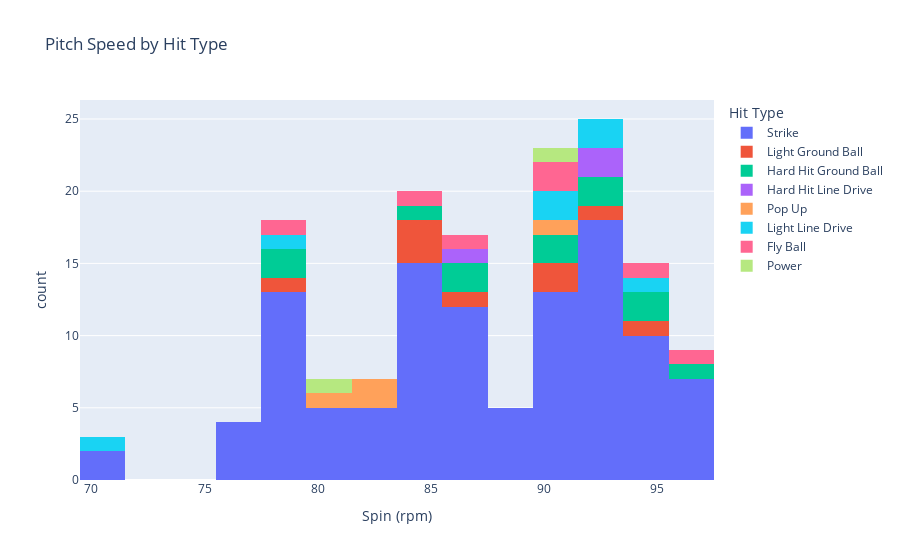

Notebook code for this chart:
### Markdown cell above
### Hit Type and Pitch Speed Histogram

### Code cell
fig = px.histogram(df, x="Pitch Speed", color="Hit Type", title="Pitch Speed by Hit Type")
fig.update_xaxes(title_text="Spin (rpm)")
fig.show()

### Figure 1 — Plotly figure (JSON) as saved in the notebook; plotly's stock layout.template omitted (floating-point values rounded to 4 significant figures)
{"data": [{"alignmentgroup": "True", "bingroup": "x", "hovertemplate": "Hit Type=Strike<br>Pitch Speed=%{x}<br>count=%{y}<extra></extra>", "legendgroup": "Strike", "marker": {"color": "#636efa", "pattern": {"shape": ""}}, "name": "Strike", "offsetgroup": "Strike", "orientation": "v", "showlegend": true, "type": "histogram", "x": [84, 79, 78, 79, 93, 93, 79, 95, 93, 81, 93, 92, 81, 86, 90, 92, 79, 78, 83, 83, 96, 78, 86, 71, 92, 90, 83, 86, 88, 94, 91, 85, 93, 95, 77, 78, 85, 89, 87, 77, 91, 95, 97, 86, 84, 85, 90, 84, 85, 91, 78, 86, 92, 80, 89, 93, 95, 90, 94, 79, 87, 87, 91, 85, 93, 85, 70, 95, 93, 77, 83, 97, 84, 96, 93, 93, 85, 83, 94, 92, 78, 96, 92, 92, 87, 94, 85, 88, 85, 78, 81, 92, 91, 78, 91, 86, 96, 91, 84, 94, 97, 88, 86, 86, 90, 91, 84, 77, 81], "xaxis": "x", "yaxis": "y"}, {"alignmentgroup": "True", "bingroup": "x", "hovertemplate": "Hit Type=Light Ground Ball<br>Pitch Speed=%{x}<br>count=%{y}<extra></extra>", "legendgroup": "Light Ground Ball", "marker": {"color": "#EF553B", "pattern": {"shape": ""}}, "name": "Light Ground Ball", "offsetgroup": "Light Ground Ball", "orientation": "v", "showlegend": true, "type": "histogram", "x": [94, 84, 85, 91, 79, 92, 85, 86, 91], "xaxis": "x", "yaxis": "y"}, {"alignmentgroup": "True", "bingroup": "x", "hovertemplate": "Hit Type=Hard Hit Ground Ball<br>Pitch Speed=%{x}<br>count=%{y}<extra></extra>", "legendgroup": "Hard Hit Ground Ball", "marker": {"color": "#00cc96", "pattern": {"shape": ""}}, "name": "Hard Hit Ground Ball", "offsetgroup": "Hard Hit Ground Ball", "orientation": "v", "showlegend": true, "type": "histogram", "x": [86, 90, 78, 93, 87, 94, 91, 95, 78, 92, 84, 96], "xaxis": "x", "yaxis": "y"}, {"alignmentgroup": "True", "bingroup": "x", "hovertemplate": "Hit Type=Hard Hit Line Drive<br>Pitch Speed=%{x}<br>count=%{y}<extra></extra>", "legendgroup": "Hard Hit Line Drive", "marker": {"color": "#ab63fa", "pattern": {"shape": ""}}, "name": "Hard Hit Line Drive", "offsetgroup": "Hard Hit Line Drive", "orientation": "v", "showlegend": true, "type": "histogram", "x": [86, 92, 92], "xaxis": "x", "yaxis": "y"}, {"alignmentgroup": "True", "bingroup": "x", "hovertemplate": "Hit Type=Pop Up<br>Pitch Speed=%{x}<br>count=%{y}<extra></extra>", "legendgroup": "Pop Up", "marker": {"color": "#FFA15A", "pattern": {"shape": ""}}, "name": "Pop Up", "offsetgroup": "Pop Up", "orientation": "v", "showlegend": true, "type": "histogram", "x": [80, 90, 82, 83], "xaxis": "x", "yaxis": "y"}, {"alignmentgroup": "True", "bingroup": "x", "hovertemplate": "Hit Type=Light Line Drive<br>Pitch Speed=%{x}<br>count=%{y}<extra></extra>", "legendgroup": "Light Line Drive", "marker": {"color": "#19d3f3", "pattern": {"shape": ""}}, "name": "Light Line Drive", "offsetgroup": "Light Line Drive", "orientation": "v", "showlegend": true, "type": "histogram", "x": [90, 95, 90, 93, 71, 78, 92], "xaxis": "x", "yaxis": "y"}, {"alignmentgroup": "True", "bingroup": "x", "hovertemplate": "Hit Type=Fly Ball<br>Pitch Speed=%{x}<br>count=%{y}<extra></extra>", "legendgroup": "Fly Ball", "marker": {"color": "#FF6692", "pattern": {"shape": ""}}, "name": "Fly Ball", "offsetgroup": "Fly Ball", "orientation": "v", "showlegend": true, "type": "histogram", "x": [95, 86, 79, 84, 90, 97, 91], "xaxis": "x", "yaxis": "y"}, {"alignmentgroup": "True", "bingroup": "x", "hovertemplate": "Hit Type=Power<br>Pitch Speed=%{x}<br>count=%{y}<extra></extra>", "legendgroup": "Power", "marker": {"color": "#B6E880", "pattern": {"shape": ""}}, "name": "Power", "offsetgroup": "Power", "orientation": "v", "showlegend": true, "type": "histogram", "x": [80, 91], "xaxis": "x", "yaxis": "y"}], "layout": {"barmode": "relative", "legend": {"title": {"text": "Hit Type"}, "tracegroupgap": 0}, "title": {"text": "Pitch Speed by Hit Type"}, "xaxis": {"anchor": "y", "domain": [0, 1], "title": {"text": "Spin (rpm)"}}, "yaxis": {"anchor": "x", "domain": [0, 1], "title": {"text": "count"}}}}
